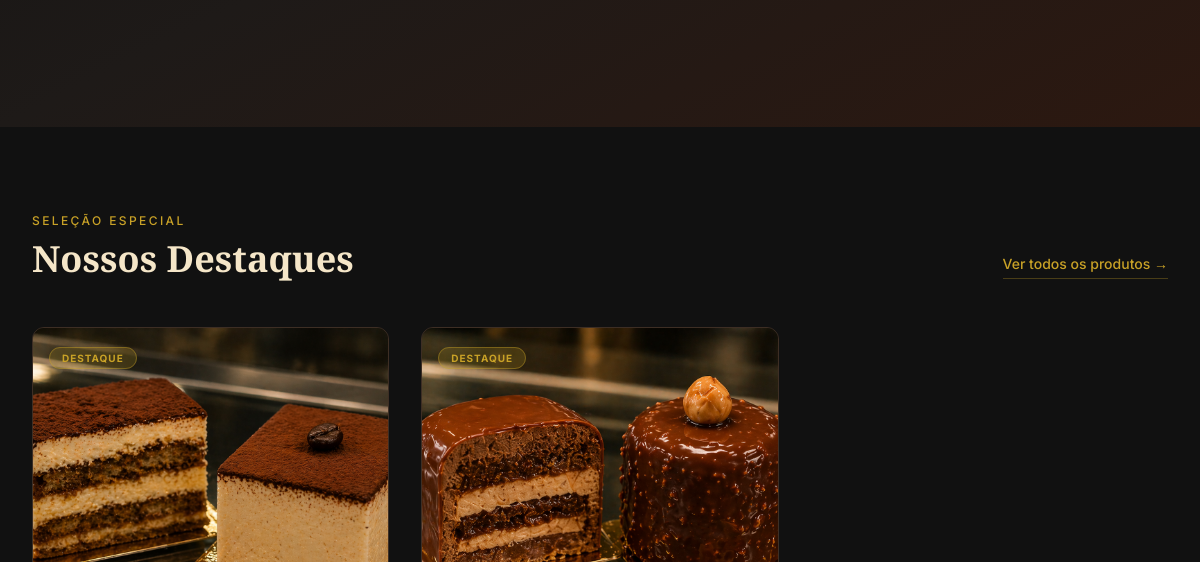
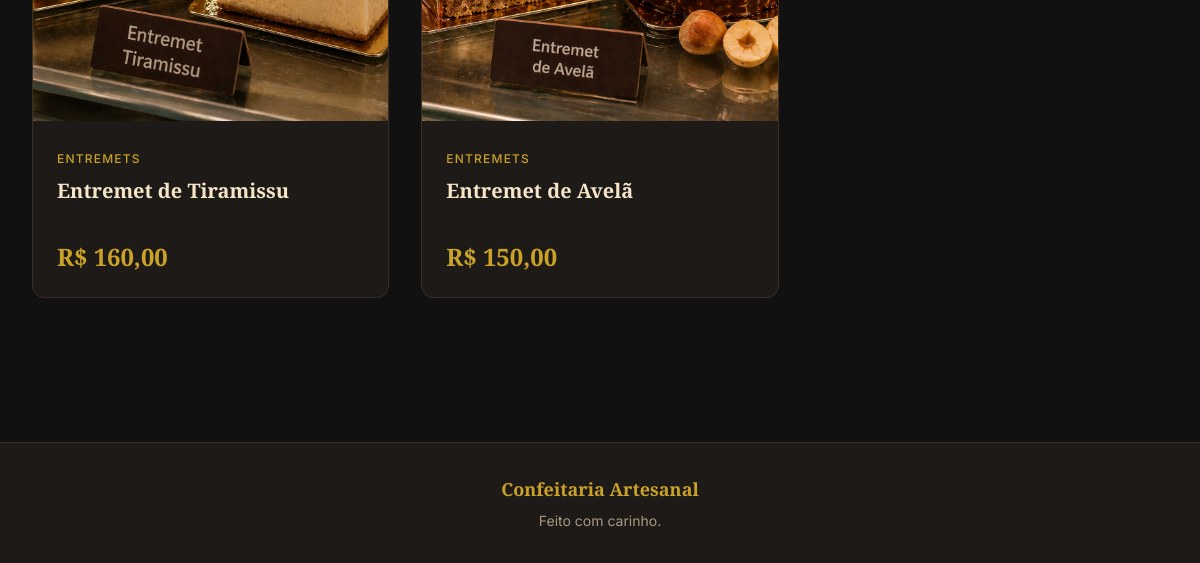
Before: / (lower part) with the older database file (2 pictures, top to bottom).
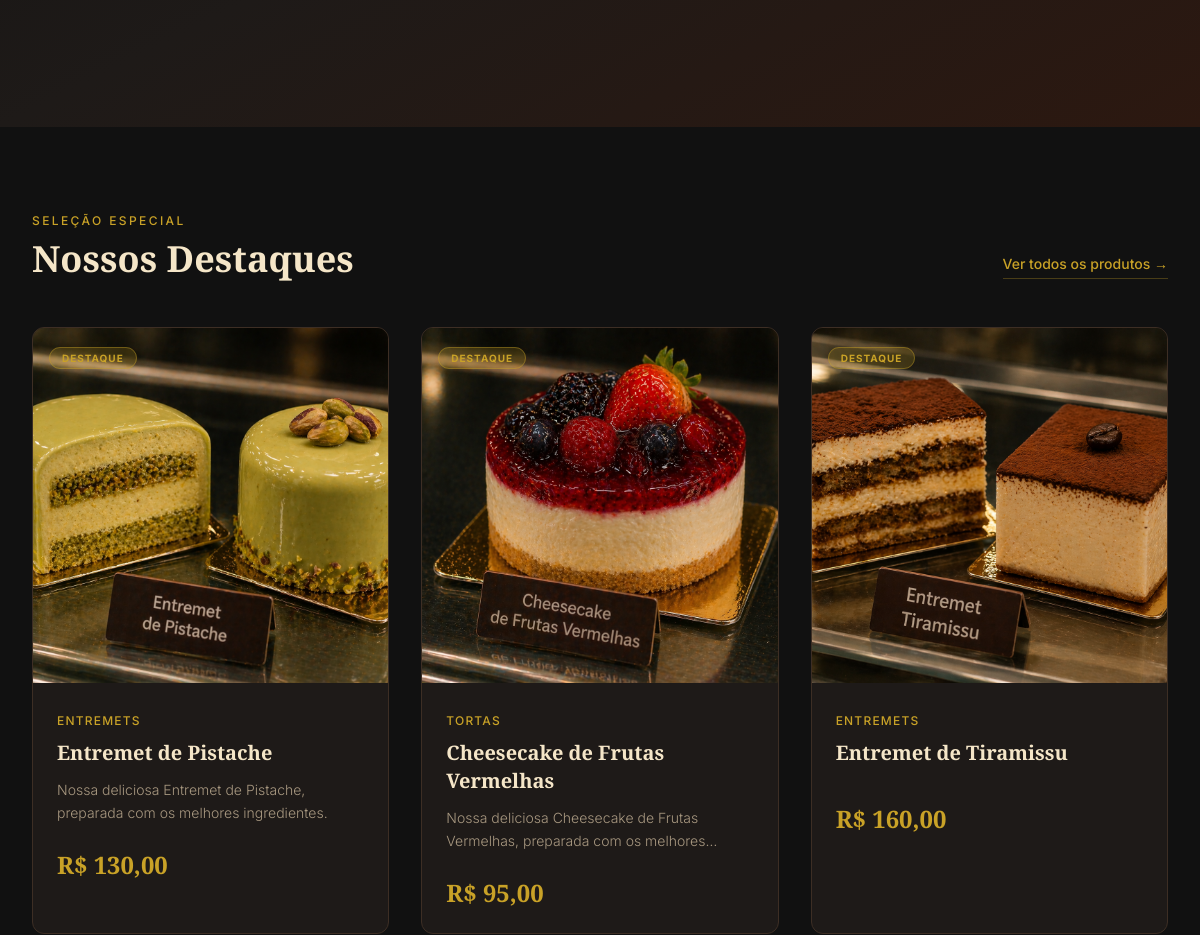
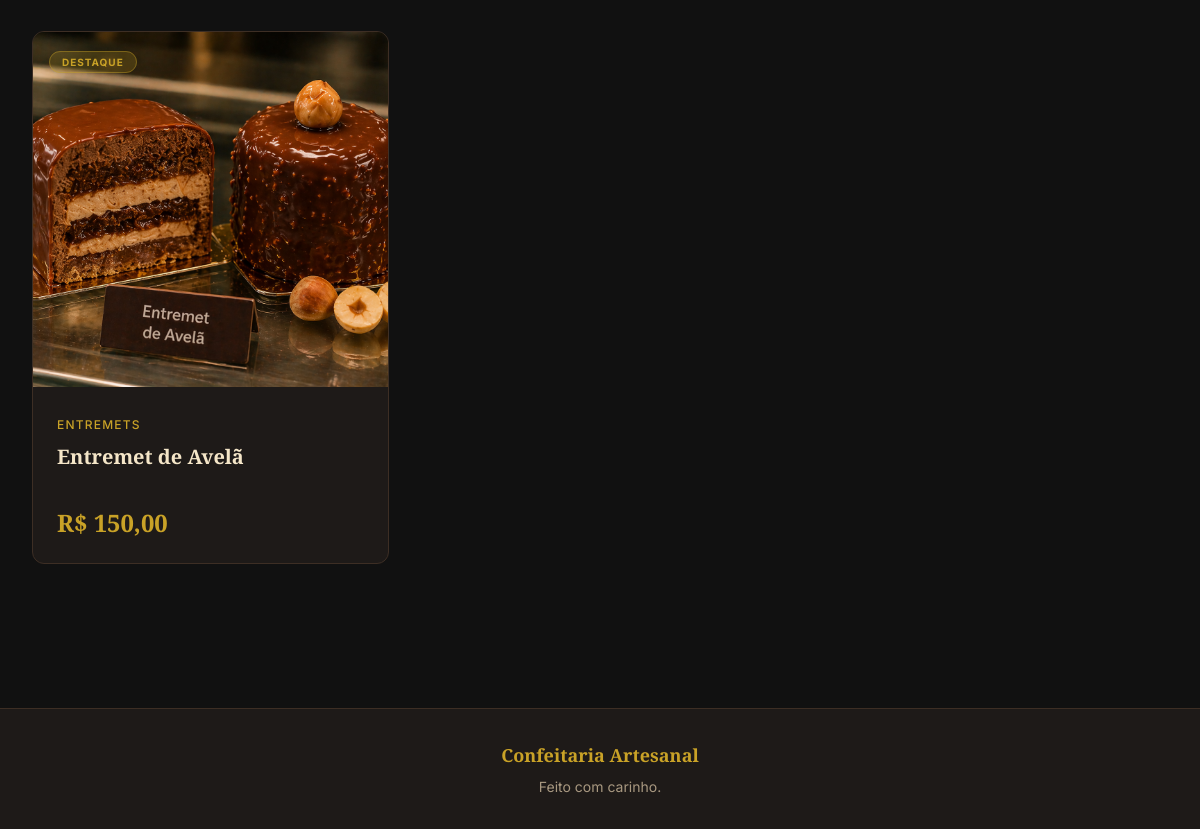
After: the same page with the newer database file (2 pictures, top to bottom).
### catalog/models.py (models this page shows, shortened)
class Product(models.Model):
    category = models.ForeignKey(
        'Category',
        on_delete=models.PROTECT,
        related_name='products'
    )
    name = models.CharField(max_length=200)
    slug = models.SlugField(unique=True, blank=True, max_length=220)
    description = models.TextField(blank=True)
    price = models.DecimalField(max_digits=8, decimal_places=2)
    image = models.ImageField(upload_to='products/', blank=True, null=True)
    is_available = models.BooleanField(default=True)
    is_featured = models.BooleanField(default=False)
    created_at = models.DateTimeField(auto_now_add=True)
    updated_at = models.DateTimeField(auto_now=True)
    class Meta:
        verbose_name = 'Produto'
        verbose_name_plural = 'Produtos'
        ordering = ['-created_at']
    def get_absolute_url(self):
        return reverse('catalog:product_detail', kwargs={'slug': self.slug})

class Category(models.Model):
    name = models.CharField(max_length=100)
    slug = models.SlugField(unique=True, blank=True)
    created_at = models.DateTimeField(auto_now_add=True)
    updated_at = models.DateTimeField(auto_now=True)
    class Meta:
        verbose_name = 'Categoria'
        verbose_name_plural = 'Categorias'

### catalog/views.py (the view)
# urls.py: path('', views.HomeView.as_view(), name='home'),
class HomeView(TemplateView):
    template_name = 'catalog/home.html'
    def get_context_data(self, **kwargs):
        context = super().get_context_data(**kwargs)
        context['featured_products'] = Product.objects.filter(
            is_available=True,
            is_featured=True
        )[:6]
        return context

### templates/catalog/home.html (shortened to what this page needs)
{% extends 'base.html' %}
{% load static %}
{% block content %}
<section class="relative bg-gradient-to-br from-[#111111] via-[#1E1A18] to-[#2C1810] py-20 lg:py-32 overflow-hidden">
</section>
{% if featured_products %}
<section id="destaques" class="py-20 bg-[#111111]">
    <div class="max-w-7xl mx-auto px-4 sm:px-6 lg:px-8">
        <div class="flex items-end justify-between mb-12">
            <div>
                <span class="text-[#C9A227] font-medium uppercase tracking-[0.2em] text-xs">Seleção Especial</span>
                <h2 class="mt-2 font-['Playfair_Display'] text-3xl lg:text-4xl font-bold text-[#F5E6C8]">Nossos Destaques</h2>
            </div>
            <a href="{% url 'catalog:product_list' %}" class="hidden sm:block text-[#C9A227] hover:text-[#F5E6C8] transition-colors text-sm font-medium border-b border-[#C9A227]/30 pb-1">
                Ver todos os produtos &rarr;
            </a>
        </div>
        <div class="grid grid-cols-1 sm:grid-cols-2 lg:grid-cols-3 gap-8">
            {% for product in featured_products %}
            <a href="{{ product.get_absolute_url }}" class="group bg-[#1E1A18] border border-[#3D2E24] rounded-xl overflow-hidden hover:border-[#C9A227]/40 transition-all duration-300 hover:-translate-y-2 hover:shadow-2xl hover:shadow-[#C9A227]/5">
                <div class="relative overflow-hidden aspect-square">
                    {% if product.image %}
                        <img src="{{ product.image.url }}" alt="{{ product.name }}" class="w-full h-full object-cover group-hover:scale-110 transition-transform duration-700">
                    {% else %}
                        <img src="{% static 'images/placeholder.jpg' %}" alt="{{ product.name }}" class="w-full h-full object-cover group-hover:scale-110 transition-transform duration-700 opacity-50">
                    {% endif %}
                    <div class="absolute top-4 left-4">
                        <span class="px-3 py-1 bg-[#C9A227]/20 backdrop-blur-md text-[#C9A227] text-[10px] font-bold uppercase tracking-widest rounded-full border border-[#C9A227]/40">
                            Destaque
                        </span>
                    </div>
                </div>
                <div class="p-6">
                    <span class="text-xs text-[#C9A227] font-medium uppercase tracking-widest">{{ product.category.name }}</span>
                    <h3 class="mt-2 font-['Playfair_Display'] text-xl text-[#F5E6C8] font-semibold">{{ product.name }}</h3>
                    <p class="mt-3 text-sm text-[#A89880] line-clamp-2 font-light leading-relaxed">
                        {{ product.description }}
                    </p>
                    <div class="mt-6 flex items-center justify-between">
                        <span class="font-['Playfair_Display'] text-2xl text-[#C9A227] font-bold">R$ {{ product.price|floatformat:2 }}</span>
                    </div>
                </div>
            </a>
            {% endfor %}
        </div>
    </div>
</section>
{% endif %}
{% endblock %}

### templates/base.html (shortened to what this page needs)
{% load static %}
<!DOCTYPE html>
<html lang="pt-br">
<head>
    <script src="https://cdn.tailwindcss.com"></script>
</head>
<body class="bg-[#111111] text-[#F5E6C8] font-['Inter'] flex flex-col min-h-screen">
    <main class="flex-grow">
        {% block content %}
        {% endblock %}
    </main>
    <footer class="bg-[#1E1A18] border-t border-[#3D2E24] py-8 mt-16">
        <div class="max-w-7xl mx-auto px-4 text-center">
            <p class="font-['Playfair_Display'] text-[#C9A227] text-lg font-semibold">Confeitaria Artesanal</p>
            <p class="mt-2 text-sm text-[#A89880]">Feito com carinho.</p>
        </div>
    </footer>
</body>
</html>

Changed rows visible on the page:
added Product: image (picture), category.name "ENTREMETS", name "Entremet de Pistache", description "Nossa deliciosa Entremet de Pistache, preparada com os melhores ingredientes.", price "130,00"
added Product: image (picture), category.name "TORTAS", name "Cheesecake de Frutas Vermelhas", description "Nossa deliciosa Cheesecake de Frutas Vermelhas, preparada com os…", price "95,00"
